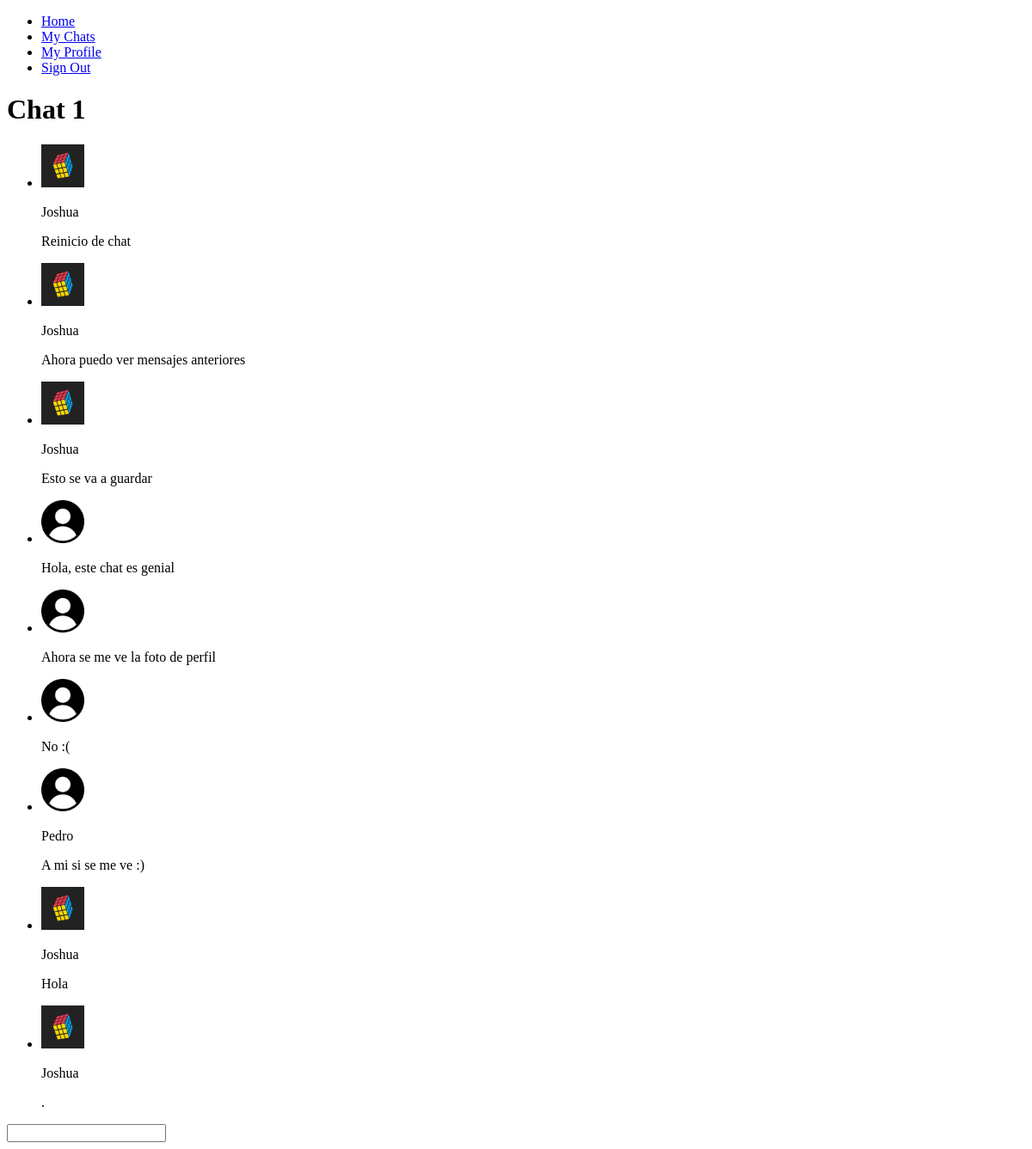
The page /chat/1 (signed in) on the database as committed earlier.
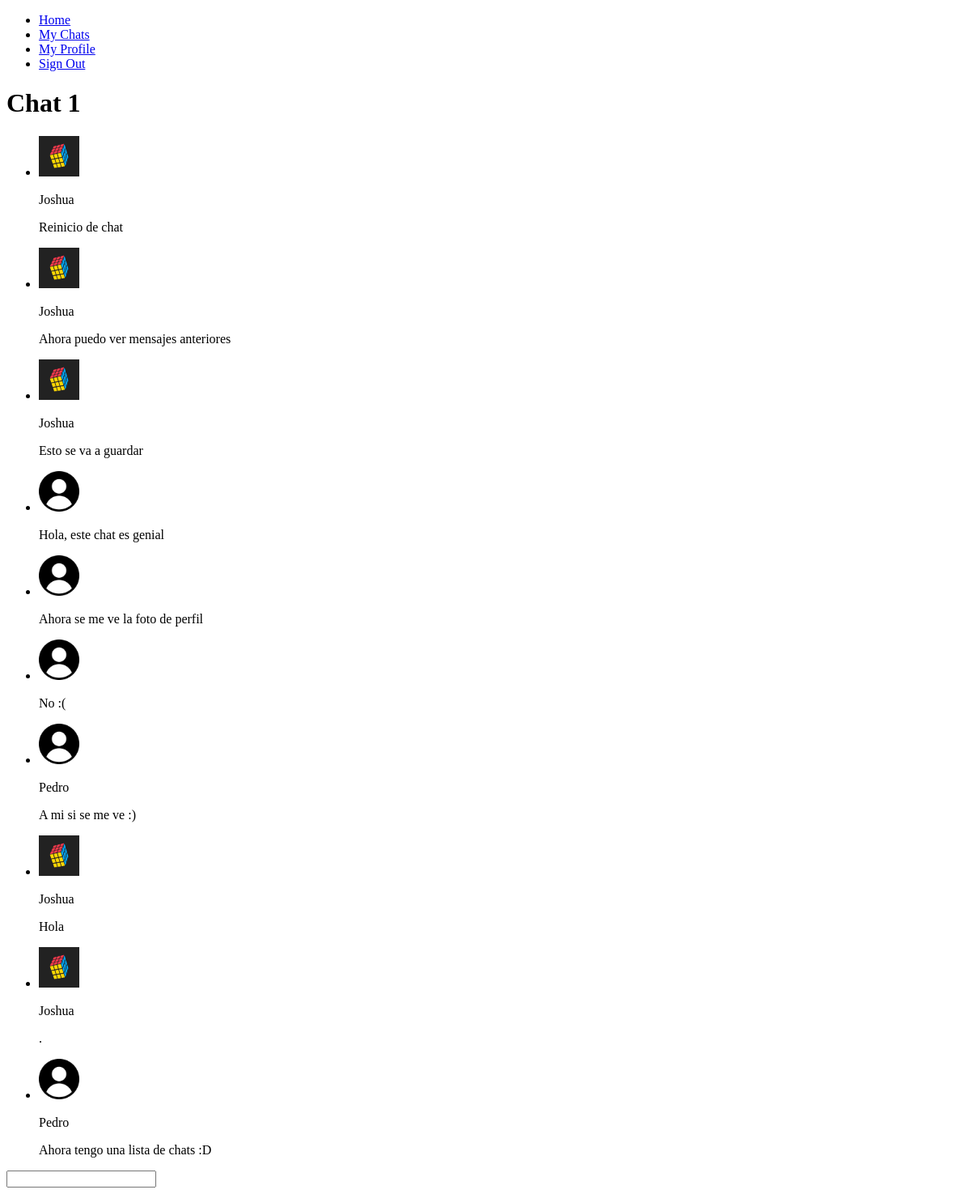
The same page on the database as committed later.
### chat/models.py (models this page shows, shortened)
class Message(models.Model):
    sender = models.ForeignKey(Profile, related_name='messages_sents', on_delete=models.SET_NULL, null=True)
    chat = models.ForeignKey(Chat, related_name='messages', on_delete=models.CASCADE, default=None)
    date_sent = models.DateTimeField(auto_now_add=True)
    text = models.TextField()
    file = models.FileField(upload_to='chat/chat_files', blank=True, default=None)
    class Meta:
        ordering = ('date_sent',)

class Profile(models.Model):
    user = models.OneToOneField(User, on_delete=models.CASCADE)
    img = models.ImageField(upload_to='chat/profile_pics/', default='chat/profile_pics/default_profile_logo.png', blank=True)

### chat/views.py (the view)
# urls.py: path(('chat/<int:id>'), views.chat_interaction_view, name='chat_interaction_view'),
@login_required
def chat_interaction_view(request, id):
    user_profile = Profile.objects.get(user=request.user.id)
    chat = get_object_or_404(Chat, id=id, users=user_profile)
    messages = Message.objects.filter(chat=id)
    context = {'messages': messages, 'chat': chat}
    return render(request, 'chat.html', context)

### chat/templates/chat.html (shortened to what this page needs)
{% extends "base.html" %}
{% block content %}
    <h1>
        {{ chat.name }}
    </h1>
    <div>
      <ul id="messages">
      {% for message in messages %}
        <li>
          <img src="{{ message.sender.img.url }}"
          onerror="this.onerror=null;this.src='/media/chat/profile_pics/default_profile_logo.png';"
          width="50" height="50">
          <p>{{ message.sender.user.username }}</p>
          <p>{{ message.text }}</p>
        </li>
      {% endfor %}
      </ul>
    </div>
    <form id="form">
      <input type="text" name="message"/>
    </form>
{% endblock %}

Rows that differ between the two databases and show on the page:
added Message: sender.img (placeholder picture), sender.user.username "Pedro", text "Ahora tengo una lista de chats :D"
